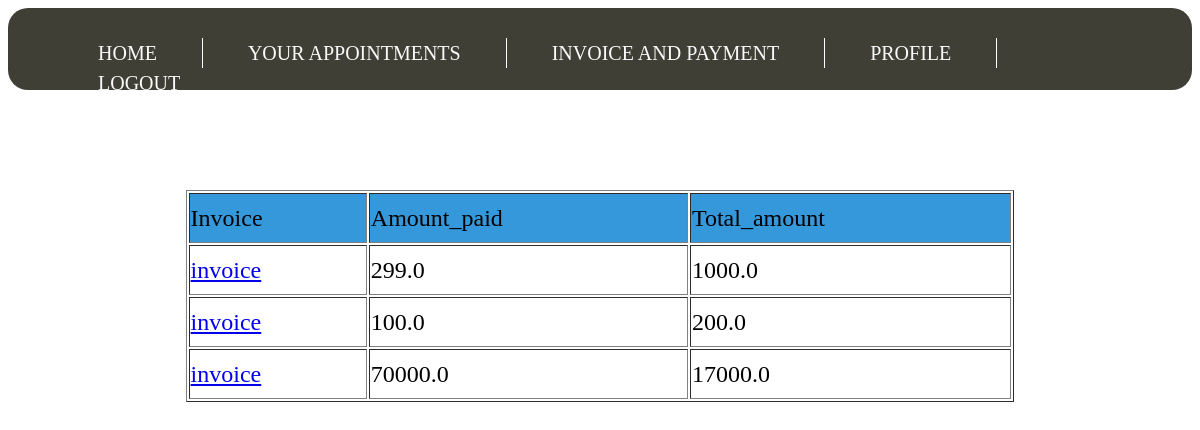
/invoice/ (signed in), run on the app's committed database.
### Hospital_app/models.py (models this page shows)
class Payment(models.Model):
    patient = models.ForeignKey('Patient',on_delete=models.CASCADE)
    total_amount = models.FloatField()
    amount_paid = models.FloatField()
    invoice = models.FileField(upload_to='invoice/', null=True, verbose_name="")

### Hospital_app/views.py (the view)
# urls.py: path('invoice/',Patient_invoice.as_view(),name = 'payment'),
class Patient_invoice(View):
    def get(self,request):
        if request.user.is_active:
            try:
                request.user.patient
            except ObjectDoesNotExist:
                return HttpResponse("LOGIN FIRST")
            p = Patient.objects.filter(user=request.user)
            pay = Payment.objects.filter(patient = p[0])
            context = {'payment':pay}
            template = loader.get_template('patient_payment.html')
            return HttpResponse(template.render(context, request))
        else:
            return HttpResponse("LOGIN FIRST")

### Hospital_app/templates/patient_payment.html (shortened to what this page needs)
<!DOCTYPE html>
<html>
<head>
	{% load staticfiles %}
<link rel="stylesheet" href="https://cdnjs.cloudflare.com/ajax/libs/font-awesome/4.7.0/css/font-awesome.min.css">
</head>
<body>
{% load staticfiles %}
<link rel = "stylesheet" type="text/css" href = "{% static 'header.css' %}">
<div id = "menu">
<font size = "5">
<ul>
<li><a href ="{% url 'Hospital_app:patient_home' %}">home</a></li>
    <li><a href ="{% url 'Hospital_app:patient_appointment' %}">your appointments</a></li>
    <li><a href ="{% url 'Hospital_app:payment' %}">invoice and payment</a></li>
    <li><a href ="{% url 'Hospital_app:patient_profile' %}">profile</a></li>
<li><a href="{% url 'Hospital_app:logout' %}">logout</a></li>
</ul>
</div>
<div style = "margin-top:100px;">
    <table width="70%" align="center" border = "1">
        <tr bgcolor="#3498db" style = "height:50px;">
            <td>Invoice</td>
            <td>Amount_paid</td>
            <td>Total_amount</td>
        </tr>
    {% for pay in payment %}
        <tr style = "height:50px;">
            <td><a href = "http://127.0.0.1:8000/getbill/{{ pay.id}}"> invoice </a></td>
            <td>{{ pay.amount_paid }}</td>
            <td>{{ pay.total_amount }}</td>
    {% endfor %}
    </table>
</div>

### Hospital_app/static/header.css (style rules this page uses)
#menu { height: 70px; width: 100%; background:rgba( 43, 43, 32,0.9); padding:6px 0; border-radius: 20px; }
ul { list-style: none; padding:0 45px; margin-left: 0px; }
#menu ul li { float:left; padding:0 45px; height:30px; border-right:1px solid white; }
#menu ul li:last-child { border-right:none; }
#menu ul li a { text-decoration: none; text-transform: uppercase; font-size:20px; color:#f9faf9; line-height: 30px; transition: font-size 0.4s ease; }

### data on the page
Payment: amount_paid "299.0", total_amount "1000.0"
Payment: amount_paid "100.0", total_amount "200.0"
Payment: amount_paid "70000.0", total_amount "17000.0"
